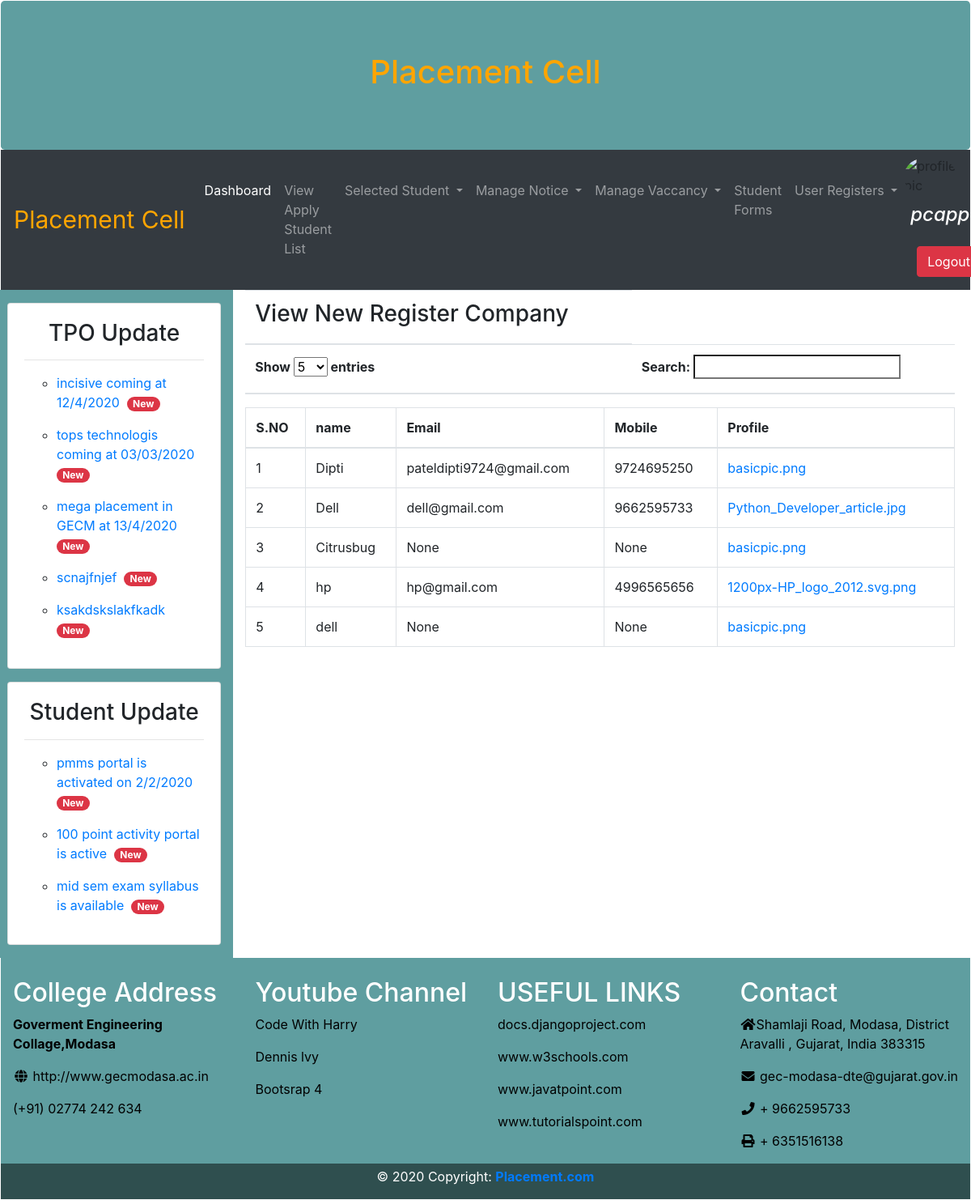
Page /pcadmin/new_company_register/ (signed in) on the committed database.
### pcapp/models.py (models this page shows, shortened)
class Tpo_Update(models.Model):
    tpo_update = models.TextField(max_length=300, default='1')

class Student_Update(models.Model):
    student_update = models.TextField(max_length=300, null=True)

class Company(models.Model):
    user = models.OneToOneField(User, null=True, on_delete=models.CASCADE)
    name = models.CharField(max_length=200, null=True)
    phone = models.CharField(max_length=200, null=True)
    email = models.CharField(max_length=200, null=True)
    profile_pic = models.ImageField(default='basicpic.png', null=True, blank=True)

### pcapp/decorators.py (the view)
    def wrapper_func(request, *args, **kwargs):
        group = None
        if request.user.groups.exists():
            group = request.user.groups.all()[0].name
        if group == 'student':
            return redirect('student_dashboard')
        if group == 'company':
            return redirect('company_dashboard')
        if group == 'admin':
            return view_func(request, *args, **kwargs)
        else:
            return HttpResponse("You are not authorized to view this page...")

### pcapp/views.py (called while the page is built)
@login_required(login_url='login')
@admin_only
def new_company_register(request):
    tpo = Tpo_Update.objects.all()
    studupdate = Student_Update.objects.all()
    company_register = Company.objects.all()
    user_list = Company.objects.all()
    page = request.GET.get('page', 1)
    page_entries = 5
    paginator = Paginator(user_list, page_entries)
    try:
        users = paginator.page(page)
    except PageNotAnInteger:
        users = paginator.page(page_entries)
        users = paginator.page(1)
    except EmptyPage:
        users = paginator.page(paginator.num_pages)
    context = {'company_register': company_register, 'tpo': tpo, 'studupdate': studupdate, 'users': users,
               'page_entries': page_entries}
    return render(request, 'new_company_register.html', context)

### pcapp/templates/new_company_register.html (shortened to what this page needs)
{% extends 'admin.html' %}
{% block body %}
<table class="table">
    <thead>
    <tr>
        <th><h3>View New Register Company</h3></th>
    </tr>
    <tr>
        <th><label>Show</label>
            <select name="tablesize">
                <option value="5" selected>{{page_entries}}</option>
            </select>
            <label>entries</label>
        </th>
        <th>
            <label>Search:</label>
            <input type="search" name="search">
        </th>
    </tr>
    </thead>
</table>
<table class="table table-bordered">
    <tr>
        <th>S.NO</th>
        <th>name</th>
        <th>Email</th>
        <th>Mobile</th>
        <th>Profile</th>
    </tr>
    <tbody>
    {%  for i in users %}
    <tr>
        <td> {{ forloop.counter}} </td>
        <td>{{i.name}}</td>
        <td>{{i.email}}</td>
        <td>{{i.phone}}</td>
        <td><a href="../../static/images/{{i.profile_pic}}/">{{i.profile_pic}}</a></td>
    </tr>
    {% endfor %}
    </tbody>
</table>
{% endblock %}

### pcapp/templates/basic.html (shortened to what this page needs)
<!DOCTYPE html>
{% load static %}
<html lang="en">
<head>
    <link rel="stylesheet" href="https://maxcdn.bootstrapcdn.com/bootstrap/4.4.1/css/bootstrap.min.css">
    <link rel="stylesheet" href="https://use.fontawesome.com/releases/v5.7.0/css/all.css"
>
    <link rel="stylesheet" href="media/pcapp/css/homecss.css" type="text/css">
</head>
<body>
<div class="container-flauid" style="margin:1px">
    <div class="jumbotron mb-0 text-center" style="background-color:#5F9EA0">
        <h1 style="color:orange;font-size:40px">Placement Cell</h1>
    </div>
    {% include 'navbar.html' %}
    <div class="row mr-1">
        <div class="col-sm-3" style="background-color:#5F9EA0">
            <div class="card ml-2 mt-3 mb-3">
                <div class="card-body text-center">
                    <h3>TPO Update</h3>
                    <hr>
                    <marquee class="text-left" direction="up" scrollamount="4">
                        {% for i in tpo %}
                        <ul type="circle">
                            <li><a href="">{{i.tpo_update}}&nbsp<span class="badge badge-danger badge-pill">New</span>
                            </a><br></li>
                        </ul>
                        {% endfor %}
                    </marquee>
                </div>
            </div>
            <div class="card ml-2 mt-3 mb-3">
                <div class="card-body text-center">
                    <h3>Student Update</h3>
                    <hr>
                    <marquee class="text-left" direction="up" scrollamount="4">
                        {% for i in studupdate %}
                        <ul type="circle">
                            <li><a href="">{{i.student_update}} &nbsp<span
                                    class="badge badge-danger badge-pill">New</span>
                            </a><br>
                            </li>
                        </ul>
                        {% endfor %}
                    </marquee>
                </div>
            </div>
        </div>
        <div class="col-sm-9">
            {% block body %}{% endblock %}
        </div>
    </div>
    <div class="footer col-md-12">
        <div class="row" style="background-color:#5F9EA0">
            <div class="col-md-3" style="background-color:#5F9EA0;color:white"><br>
                <h2>College Address</h2>
                <a href="" style="color:black">
                    <p><b>Goverment Engineering Collage,Modasa</b></p>
                    <a href="http://www.gecmodasa.ac.in" style="color:black"><p><i class="fa fa-fw fa-globe"></i>
                        http://www.gecmodasa.ac.in</p></a>
                    <p style="color:black">(+91) 02774 242 634</p>
                </a>
            </div>
            <div class="col-md-3" style="background-color:#5F9EA0;color:white">
                <br>
                <h2>Youtube Channel</h2>
                <p>
                    <a href="https://www.youtube.com/channel/UCeVMnSShP_Iviwkknt83cww" style="color:black">Code With
                        Harry</a>
                </p>
                <p>
                    <a href="https://www.youtube.com/channel/UCTZRcDjjkVajGL6wd76UnGg" style="color:black">Dennis
                        lvy</a>
                </p>
                <p>
                    <a href="https://www.w3schools.com/bootstrap4/" style="color:black">Bootsrap 4</a>
                </p>
            </div>
            <div class="col-md-3" style="background-color:#5F9EA0;color:white">
                <br>
                <h2>USEFUL LINKS</h2>
                <p>
                    <a href="https://docs.djangoproject.com/en/3.0/" style="color:black">docs.djangoproject.com</a>
                </p>
                <p>
                    <a href="https://www.w3schools.com/" style="color:black">www.w3schools.com</a>
                </p>
                <p>
                    <a href="https://www.javatpoint.com/" style="color:black">www.javatpoint.com</a>
                </p>
                <p>
                    <a href="https://www.tutorialspoint.com/django/index.htm"
                       style="color:black">www.tutorialspoint.com</a>
                </p>
            </div>
            <div class="col-md-3" style="background-color:#5F9EA0;color:white">
                <br>
                <h2>Contact</h2>
                <p style="color:black">
                    <i class="fa fa-fw fa-home"></i>Shamlaji Road, Modasa, District Aravalli , Gujarat, India 383315</p>
                <p style="color:black">
                    <i class="fa fa-fw fa-envelope"></i> gec-modasa-dte@gujarat.gov.in</p>
                <p style="color:black">
                    <i class="fa fa-fw fa-phone"></i> + 9662595733</p>
                <p style="color:black">
                    <i class="fa fa-fw fa-print"></i> + 6351516138</p>
            </div>
        </div>
        <div class="row">
            <div class="column2 col-md-12" style="background-color:#2F4F4F;">
                <p class="text-center mt-1" style="color:white">© 2020 Copyright:
                    <a href="https://mdbootstrap.com/education/bootstrap/">
                        <strong> Placement.com</strong>
                    </a>
                </p>
            </div>
        </div>
    </div>
</div>
</body>
</html>

### pcapp/templates/navbar.html (shortened to what this page needs)
{% load static %}
<nav class="navbar navbar-expand-sm bg-dark navbar-dark">
    <a class="navbar-brand" href="#" style="color:orange;font-size:30px">Placement Cell</a>
    <div class="collapse navbar-collapse" id="collapsibleNavbar">
        <ul class="navbar-nav">
            {% if request.user.student %}
            <li class="nav-item">
                <a class="nav-link active" href="{% url 'student_dashboard' %}">Dashboard</a>
            </li>
            <li class="nav-item dropdown">
                <a class="nav-link dropdown-toggle" href="#" id="navbardrop3" data-toggle="dropdown">
                    Fill Education Form
                </a>
                <div class="dropdown-menu">
                    <a class="dropdown-item" href="{% url 'student_form' %}">Add Details</a>
                    <a class="dropdown-item" href="{% url 'view_student_form' %}">View Details</a>
                </div>
            </li>
            <li class="nav-item">
                <a class="nav-link" href="{% url 'view_vaccancy' %}">view Vaccancy</a>
            </li>
            <li class="nav-item">
                <a class="nav-link" href="{% url 'applied_job_list' %}">History of applied Job</a>
            </li>
            <li class="nav-item">
                <a class="nav-link" href="../selected_student_list/">Selected Students list</a>
            </li>
            <li class="nav-item">
                <a class="nav-link" href="{% url 'saccount' %}">Profile</a>
            </li>
            <li class="nav-item dropdown">
                <a class="nav-link dropdown-toggle" href="#" id="navbardrop78" data-toggle="dropdown">
                    Success Story
                </a>
                <div class="dropdown-menu">
                    <a class="dropdown-item" href="{% url 'successStory' %}">Create Story</a>
                    <a class="dropdown-item" href="{% url 'view_successStory' %}">View Stories</a>
                </div>
            </li>
            {% elif request.user.is_staff %}
            <li class="nav-item">
                <a class="nav-link active" href="{% url 'admin_dashboard' %}">Dashboard</a>
            </li>
            <li class="nav-item">
                <a class="nav-link" href="{% url 'view_apply_student_list' %}">View Apply Student List</a>
            </li>
            <li class="nav-item dropdown">
                <a class="nav-link dropdown-toggle" href="#" id="navbardrop" data-toggle="dropdown">
                    Selected Student
                </a>
            </li>
            <li class="nav-item dropdown">
                <a class="nav-link dropdown-toggle" href="#" id="navbardrop12" data-toggle="dropdown">
                    Manage Notice
                </a>
            </li>
            <li class="nav-item dropdown">
                <a class="nav-link dropdown-toggle" href="#" id="navbardrop5" data-toggle="dropdown">
                    Manage Vaccancy
                </a>
            </li>
            <li class="nav-item">
                <a class="nav-link" href="{% url 'view_list_student_form' %}">Student Forms</a>
            </li>
            <li class="nav-item dropdown">
                <a class="nav-link dropdown-toggle" href="#" id="navbardrop4" data-toggle="dropdown">
                    User Registers
                </a>
            </li>
            {% endif %}
        </ul>
    </div>
    {% if request.user.is_staff %}
    <ul class="navbar-nav form-inline">
        <div class="media">
            <img src="{% static 'images/admin.JPG/' %}" alt="profile pic" class="mr-1 rounded-circle"
                 style="width:65px;height:50px;">
        </div>
        <li class="nav-item">
            <h4 class="nav-link" style="color:white"><i>{{request.user}}</i></h4>
        </li>
        <li class="nav-item">
            <a class="nav-link" href="{% url 'logout' %}">
                <button class="btn btn-danger ml-2">Logout</button>
            </a>
        </li>
    </ul>
    {% endif %}
</nav>

### rows in the picture
Tpo_Update: tpo_update "incisive coming at 12/4/2020"
Tpo_Update: tpo_update "tops technologis coming at 03/03/2020"
Tpo_Update: tpo_update "mega placement in GECM at 13/4/2020"
Tpo_Update: tpo_update "scnajfnjef"
Tpo_Update: tpo_update "ksakdskslakfkadk"
Student_Update: student_update "pmms portal is activated on 2/2/2020"
Student_Update: student_update "100 point activity portal is active"
Student_Update: student_update "mid sem exam syllabus is available"
Company: name "Dipti", email "pateldipti9724@gmail.com", phone "9724695250", profile_pic "basicpic.png"
Company: name "Dell", email "dell@gmail.com", phone "9662595733", profile_pic "Python_Developer_article.jpg"
Company: name "Citrusbug", email "None", phone "None", profile_pic "basicpic.png"
Company: name "hp", email "hp@gmail.com", phone "4996565656", profile_pic "1200px-HP_logo_2012.svg.png"
Company: name "dell", email "None", phone "None", profile_pic "basicpic.png"

### other values in the picture
{{ request.user }} "pcapp"
form field tablesize "5"
